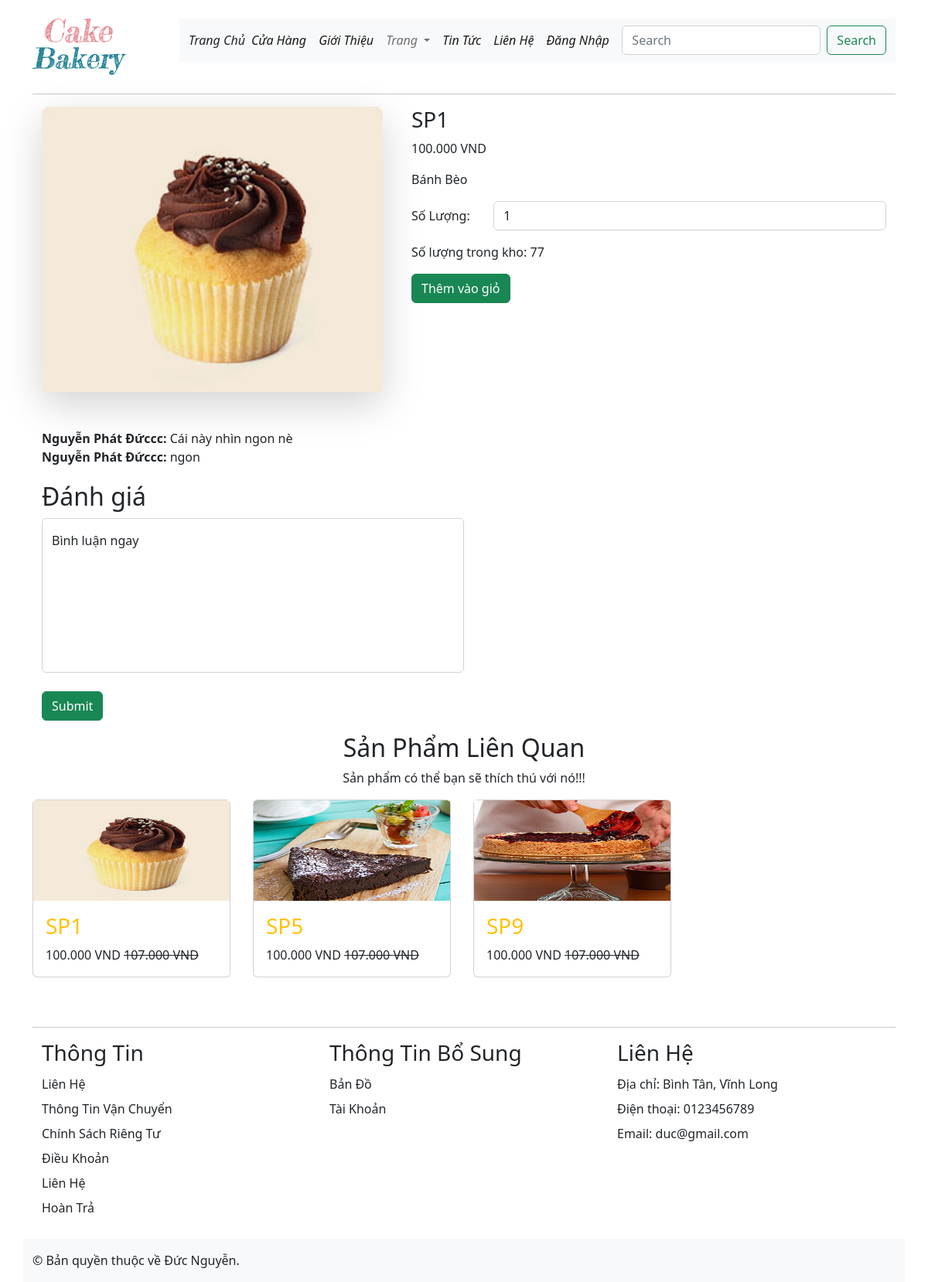
/product-details.php?proid=102, run on the app's committed database.
### tables this page shows
CREATE TABLE `tbl_product` (
  `productId` int(11) UNSIGNED NOT NULL,
  `productName` varchar(255) NOT NULL,
  `catId` int(11) UNSIGNED NOT NULL,
  `product_desc` varchar(255) NOT NULL,
  `type` int(11) NOT NULL,
  `sl_nhap` int(11) NOT NULL,
  `sl_banra` int(11) NOT NULL,
  `sl_conlai` int(11) NOT NULL,
  `price` int(11) NOT NULL,
  `image` varchar(255) NOT NULL,
  `status_product` int(11) NOT NULL,
  `ngaynhap` timestamp NOT NULL DEFAULT current_timestamp()
);

CREATE TABLE `tbl_comment` (
  `binhluan_id` int(11) NOT NULL,
  `product_id` int(11) UNSIGNED NOT NULL,
  `customer_id` int(11) UNSIGNED NOT NULL,
  `binhluan` varchar(255) NOT NULL
);

CREATE TABLE `tbl_customer` (
  `id` int(11) UNSIGNED NOT NULL,
  `name` varchar(200) NOT NULL,
  `address` varchar(200) NOT NULL,
  `phone` varchar(30) NOT NULL,
  `email` varchar(50) NOT NULL,
  `password` varchar(150) NOT NULL
);

### classes/product.php (called while the page is built, shortened)
<?php
    $filepath = realpath(dirname(__FILE__));
    include_once($filepath.'/../lib/database.php');
    include_once($filepath.'/../helpers/format.php');
?>
<?php
    class product
    {
        private $db;
        public function __construct()
        {
            $this->db = new Database();
        }
        public function getproduct_relation($id) {
            $query = "SELECT * FROM tbl_product where productId = '$id'";
            $result = $this->db->select($query)->fetch_assoc();
            $catId = $result['catId'];
            $query2 = "SELECT * FROM tbl_product where catId = '$catId'";
            $result2 = $this->db->select($query2);
            return $result2;
        }
        public function get_details($id){
            $query = "SELECT * FROM tbl_product where productid = '$id' order by productId desc LIMIT 1";
            $result = $this->db->select($query);
            return $result;
        }
    }
?>

### lib/database.php (called while the page is built, shortened)
<?php
Class Database{
    public $host   = DB_HOST;
    public $user   = DB_USER;
    public $pass   = DB_PASS;
    public $dbname = DB_NAME;
    public $link;
    private function connectDB(){
        $this->link = new mysqli($this->host, $this->user, $this->pass, $this->dbname);
        mysqli_set_charset($this->link,"utf8");
    }
    public function select($query){
    $result = $this->link->query($query) or
    die($this->link->error.__LINE__);
    if($result->num_rows > 0){
        return $result;
    } else {
        return false;
    }
    }
}

### helpers/format.php (called while the page is built, shortened)
<?php
class Format {
    public function format_currency($n = 0) {
        $n = (string)$n;
        $n = strrev($n);
        $res='';
        for($i=0;$i < strlen($n);$i++){
            if($i%3==0 && $i!=0) {
            $res.='.';
        }
            $res.=$n[$i];
        }
        $res = strrev($res);
        return $res;
    }
}
?>

### lib/session.php (called while the page is built, shortened)
<?php
class Session{
    public static function get($key){
        if (isset($_SESSION[$key])) {
            return $_SESSION[$key];
        } else {
            return false;
        }
    }
}
?>

### classes/customer.php (called while the page is built, shortened)
<?php
    $filepath = realpath(dirname(__FILE__));
    include_once($filepath.'/../lib/database.php');
    include_once($filepath.'/../helpers/format.php');
?>
<?php
    class customer
    {
        private $db;
        public function __construct()
        {
            $this->db = new Database();
        }
        public function show_name($id){
            $query = "
            SELECT tbl_comment.*, tbl_customer.name
            FROM tbl_comment INNER JOIN tbl_customer ON tbl_comment.customer_id = tbl_customer.id
            where tbl_comment.product_id = $id;
            ";
            $result = $this->db->select($query);
            return $result;
        }
    }
?>

### product-details.php (the view, shortened to what this page needs)
<?php
	include('inc/header.php');
?>
<?php
    $customer_id = Session::get('customer_id');
    if(isset($_GET['proid']) && $_GET['proid']!=NULL){
        $id = $_GET['proid'];
    }
    else {
        echo "<script>window.location ='404.php'</script>";
    }
?>
	<div>
        <div class="container">
            <div class="row">
                <div class="col-lg-5 col-md-5">
                   <div>
                        <div>
                            <a href="#">
                                <?php
                                    $get_product_details = $product->get_details($id);
                                    if($get_product_details){
                                        while($result_details = $get_product_details->fetch_assoc()){
                                ?>
                                <img class="shadow-lg" src="admin/uploads/<?php echo $result_details['image']; ?>" alt="big-1" style="width: 100%">
                                <?php
                                        }
                                    }
                                ?>
                            </a>
                        </div>
                    </div>
                </div>
                <div class="col-lg-7 col-md-7">
                    <div>
                        <?php
                            $get_product_details = $product->get_details($id);
                            if($get_product_details){
                                while($result_details = $get_product_details->fetch_assoc()){
                        ?>
                       <form action="#" method="POST">
                            <div style="margin-left:13px">
                                <h3><?php echo $result_details['productName'] ?></h3>
                                <div>
                                    <span><?php echo $fm->format_currency($result_details['price']). " "."VND"; ?></span>
                                </div>
                                <div class="fw-light">
                                    <p><?php echo $result_details['product_desc'] ?> </p>
                                </div>
                                <div class="row">
                                    <div class="col-2">
                                        <label class="col-form-label">Số Lượng: </label>
                                    </div>
                                    <div class="col">
                                        <input class="form-control"  min="1" max="<?php echo $result_details['sl_conlai'] ?>" value="1" type="number" name="quantity">
                                    </div>
                                </div>
                                <div class="my-3">
                                    <span>Số lượng trong kho: <?php echo $result_details['sl_conlai']  ?></span>
                                </div>
                                <div>
                                    <?php
                                        $login_check = Session::get('customer_login');
                                        if($login_check==false) {
                                            echo '<input class="btn btn-success" type="submit" value="Thêm vào giỏ"></input>';
                                        }
                                        else{
                                            echo '<input class="btn btn-success" type="submit" name="submit" value="Thêm vào giỏ"></input>';
                                        }
                                    ?>
                                </div>
                            </div>
                        </form>
                        <?php
                                }
                            }
                        ?>
                    </div>
                </div>
            </div>
        </div>
    </div>
    <div>
        <div class="container">
            <div class="row">
                <div class="col-12 mt-5">
                    <?php
                        $show_name = $cs->show_name($id);
                        if($show_name){
                            while($result = $show_name->fetch_assoc()){
                    ?>
                        <div>
                            <strong><?php echo $result['name'].':' ?></strong>
                            <span ><?php echo $result['binhluan']; ?></span>
                        </div>
                    <?php
                        }
                    }
                    ?>
                    <div  style="margin-top:20px;width:50%">
                        <div>
                            <form action="" method="POST">
                                <h2>Đánh giá</h2>
                                <div class="row mb-4">
                                    <div class="col-12">
                                        <div class="form-floating">
                                            <textarea style ="resize: none; height: 200px" name ="binhluan" class="form-control" placeholder="Leave a comment here" id="floatingTextarea2" style="height: 100px"></textarea>
                                            <label for="floatingTextarea2">Bình luận ngay</label>
                                        </div>
                                    </div>
                                </div>
                                <?php
                                    if($customer_id) {
                                ?>
                                <input onclick="myFunction1()" class="btn btn-success" type="submit" name="binhluan_submit" value="Submit"></input>
                                <?php
                                    }else {
                                ?>
                                <input onclick="myFunction2()" class="btn btn-success" type="submit" value="Submit"></input>
                                <?php
                                }
                                ?>
                            </form>
                        </div>
                    </div>
                </div>
            </div>
        </div>
    </div>
    <section>
        <div class="row mt-3">
            <div class="col-12 text-center">
                <div>
                    <h2>Sản Phẩm Liên Quan</h2>
                    <p>Sản phẩm có thể bạn sẽ thích thú với nó!!!</p>
                </div>
            </div>
        </div>
        <div>
                <div class="row ">
                    <?php
                        $getproduct_relation = $product->getproduct_relation($id);
                        if($getproduct_relation) {
                            while($result_relation = $getproduct_relation->fetch_assoc()){
                    ?>
                    <div class="col-3 mb-5">
                        <div class="card" style="width: 16rem;">
                            <a href="product-details.php?proid=<?php echo $result_relation['productId']; ?>"><img style="width: 254px;height: 130px;" class="img-fluid" src="admin/uploads/<?php echo $result_relation['image']; ?>" alt="First place"></a>
                            <div class="card-body">
                                <h3><a class="text-decoration-none text-warning" href="#"><?php echo $result_relation['productName']; ?></a></h3>
                                <span class="current_price"><?php echo $fm->format_currency($result_relation['price']). " "."VND"; ?></span>
                                <?php
                                    if($result_relation['type'] == '1') {
                                ?>
                                <span class="text-decoration-line-through"><?php echo $fm->format_currency($result_relation['price']+$result_relation['price']*0.07). " "."VND"; ?></span>
                                <?php
                                    }
                                ?>
                            </div>
                        </div>
                    </div>
                    <?php
                            }
                        }
                    ?>
            </div>
        </div>
    </section>
<?php
	include('inc/footer.php');
?>

### data on the page
tbl_product: image (picture), productName "SP1", price "100.000", product_desc "Bánh Bèo", sl_conlai "77", price "107.000"
tbl_comment: customer.name "Nguyễn Phát Đứccc", binhluan "Cái này nhìn ngon nè"
tbl_comment: customer.name "Nguyễn Phát Đứccc", binhluan "ngon"
tbl_product: image (picture), productName "SP5", price "100.000", price "107.000"
tbl_product: image (picture), productName "SP9", price "100.000", price "107.000"
